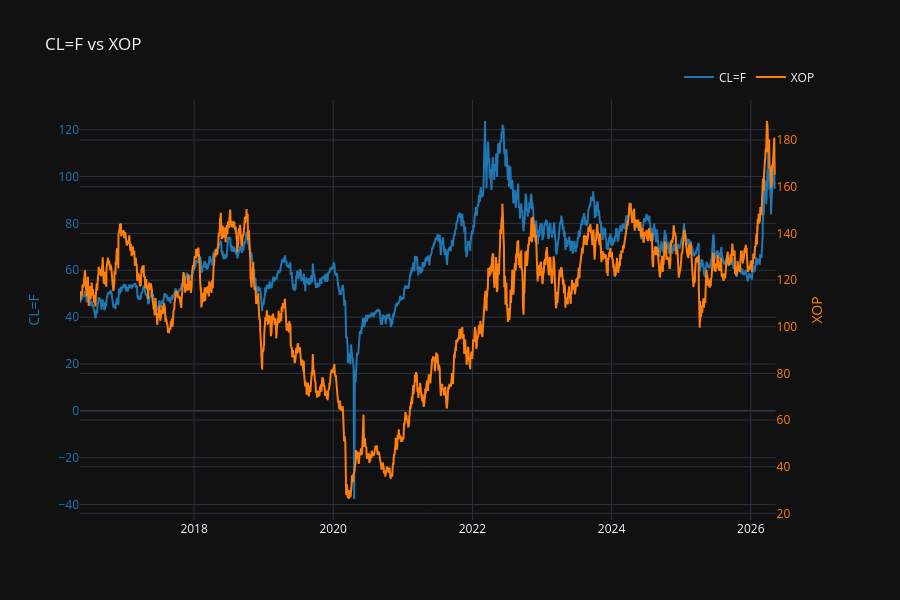

Source (notebook cell):
### Markdown cell above
### 03.02. Plot

### Code cell
fig = rel.plotly()
fig.update_layout(height=600)

### Figure 1 — Plotly figure (JSON) as saved in the notebook; plotly's stock layout.template omitted (floating-point values rounded to 4 significant figures; data arrays with more than 128 entries replaced by an {"elided": "..."} marker saying what was removed)
{"data": [{"hovertemplate": "CL=F: %{y}<extra></extra>", "line": {"color": "#1f77b4"}, "name": "CL=F", "type": "scatter", "x": {"elided": "2511 str values"}, "xaxis": "x", "xhoverformat": "%Y-%m-%d", "y": {"elided": "2511 float values"}, "yaxis": "y"}, {"hovertemplate": "XOP: %{y}<extra></extra>", "line": {"color": "#ff7f0e"}, "name": "XOP", "type": "scatter", "x": {"elided": "2511 str values"}, "xaxis": "x", "xhoverformat": "%Y-%m-%d", "y": {"elided": "2511 float values"}, "yaxis": "y2"}], "layout": {"height": 600, "hovermode": "x unified", "legend": {"orientation": "h", "x": 1, "xanchor": "right", "y": 1.02, "yanchor": "bottom"}, "title": {"text": "CL=F vs XOP"}, "xaxis": {"anchor": "y", "domain": [0, 0.94]}, "yaxis": {"anchor": "x", "color": "#1f77b4", "domain": [0, 1], "title": {"text": "CL=F"}}, "yaxis2": {"anchor": "x", "color": "#ff7f0e", "overlaying": "y", "side": "right", "title": {"text": "XOP"}}}}
